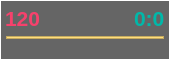
<?xml version="1.0" encoding="UTF-8"?>
<ui version="4.0">
 <class>RhythmWidget</class>
 <widget class="QWidget" name="RhythmWidget">
  <property name="geometry">
   <rect>
    <x>0</x>
    <y>0</y>
    <width>170</width>
    <height>60</height>
   </rect>
  </property>
  <property name="windowTitle">
   <string>Form</string>
  </property>
  <property name="locale">
   <locale language="English" country="UnitedStates"/>
  </property>
  <layout class="QHBoxLayout" name="horizontalLayout">
   <property name="leftMargin">
    <number>0</number>
   </property>
   <property name="topMargin">
    <number>0</number>
   </property>
   <property name="rightMargin">
    <number>0</number>
   </property>
   <property name="bottomMargin">
    <number>0</number>
   </property>
   <item>
    <widget class="QFrame" name="frame">
     <property name="styleSheet">
      <string notr="true">#frame {
background-color: rgb(62, 62, 62, 200);
border:1px solid rgb(255, 255, 255);
}</string>
     </property>
     <property name="frameShape">
      <enum>QFrame::StyledPanel</enum>
     </property>
     <property name="frameShadow">
      <enum>QFrame::Raised</enum>
     </property>
     <layout class="QVBoxLayout" name="verticalLayout">
      <property name="spacing">
       <number>0</number>
      </property>
      <property name="leftMargin">
       <number>4</number>
      </property>
      <property name="topMargin">
       <number>0</number>
      </property>
      <property name="rightMargin">
       <number>4</number>
      </property>
      <property name="bottomMargin">
       <number>4</number>
      </property>
      <item>
       <layout class="QHBoxLayout" name="horizontalLayout_2">
        <item>
         <widget class="QLabel" name="lbBpm">
          <property name="font">
           <font>
            <pointsize>16</pointsize>
            <weight>75</weight>
            <bold>true</bold>
           </font>
          </property>
          <property name="styleSheet">
           <string notr="true">color: #F6416C;</string>
          </property>
          <property name="text">
           <string>120</string>
          </property>
         </widget>
        </item>
        <item>
         <spacer name="horizontalSpacer">
          <property name="orientation">
           <enum>Qt::Horizontal</enum>
          </property>
          <property name="sizeHint" stdset="0">
           <size>
            <width>40</width>
            <height>20</height>
           </size>
          </property>
         </spacer>
        </item>
        <item>
         <widget class="QLabel" name="lbBeat">
          <property name="font">
           <font>
            <pointsize>16</pointsize>
            <weight>75</weight>
            <bold>true</bold>
           </font>
          </property>
          <property name="styleSheet">
           <string notr="true">color: #00B8A9;</string>
          </property>
          <property name="text">
           <string>0:0</string>
          </property>
         </widget>
        </item>
       </layout>
      </item>
      <item>
       <widget class="QFrame" name="frame_3">
        <property name="minimumSize">
         <size>
          <width>0</width>
          <height>3</height>
         </size>
        </property>
        <property name="maximumSize">
         <size>
          <width>16777215</width>
          <height>3</height>
         </size>
        </property>
        <property name="styleSheet">
         <string notr="true">background-color: #FFDE7D;
margin: 0 1px 0 1px;</string>
        </property>
        <property name="frameShape">
         <enum>QFrame::StyledPanel</enum>
        </property>
        <property name="frameShadow">
         <enum>QFrame::Raised</enum>
        </property>
       </widget>
      </item>
      <item>
       <spacer name="verticalSpacer">
        <property name="orientation">
         <enum>Qt::Vertical</enum>
        </property>
        <property name="sizeType">
         <enum>QSizePolicy::Fixed</enum>
        </property>
        <property name="sizeHint" stdset="0">
         <size>
          <width>20</width>
          <height>4</height>
         </size>
        </property>
       </spacer>
      </item>
      <item>
       <layout class="QHBoxLayout" name="horizontalLayout_3">
        <item>
         <widget class="RhythmRectangle" name="b1" native="true">
          <property name="minimumSize">
           <size>
            <width>0</width>
            <height>12</height>
           </size>
          </property>
          <property name="maximumSize">
           <size>
            <width>16777215</width>
            <height>12</height>
           </size>
          </property>
         </widget>
        </item>
        <item>
         <widget class="RhythmRectangle" name="b2" native="true">
          <property name="minimumSize">
           <size>
            <width>0</width>
            <height>12</height>
           </size>
          </property>
          <property name="maximumSize">
           <size>
            <width>16777215</width>
            <height>12</height>
           </size>
          </property>
         </widget>
        </item>
        <item>
         <widget class="RhythmRectangle" name="b3" native="true">
          <property name="minimumSize">
           <size>
            <width>0</width>
            <height>12</height>
           </size>
          </property>
          <property name="maximumSize">
           <size>
            <width>16777215</width>
            <height>12</height>
           </size>
          </property>
         </widget>
        </item>
        <item>
         <widget class="RhythmRectangle" name="b4" native="true">
          <property name="minimumSize">
           <size>
            <width>0</width>
            <height>12</height>
           </size>
          </property>
          <property name="maximumSize">
           <size>
            <width>16777215</width>
            <height>12</height>
           </size>
          </property>
         </widget>
        </item>
        <item>
         <widget class="RhythmRectangle" name="b5" native="true">
          <property name="minimumSize">
           <size>
            <width>0</width>
            <height>12</height>
           </size>
          </property>
          <property name="maximumSize">
           <size>
            <width>16777215</width>
            <height>12</height>
           </size>
          </property>
         </widget>
        </item>
       </layout>
      </item>
     </layout>
    </widget>
   </item>
  </layout>
 </widget>
 <customwidgets>
  <customwidget>
   <class>RhythmRectangle</class>
   <extends>QWidget</extends>
   <header>RhythmWidget.h</header>
   <container>1</container>
  </customwidget>
 </customwidgets>
 <resources/>
 <connections/>
</ui>
